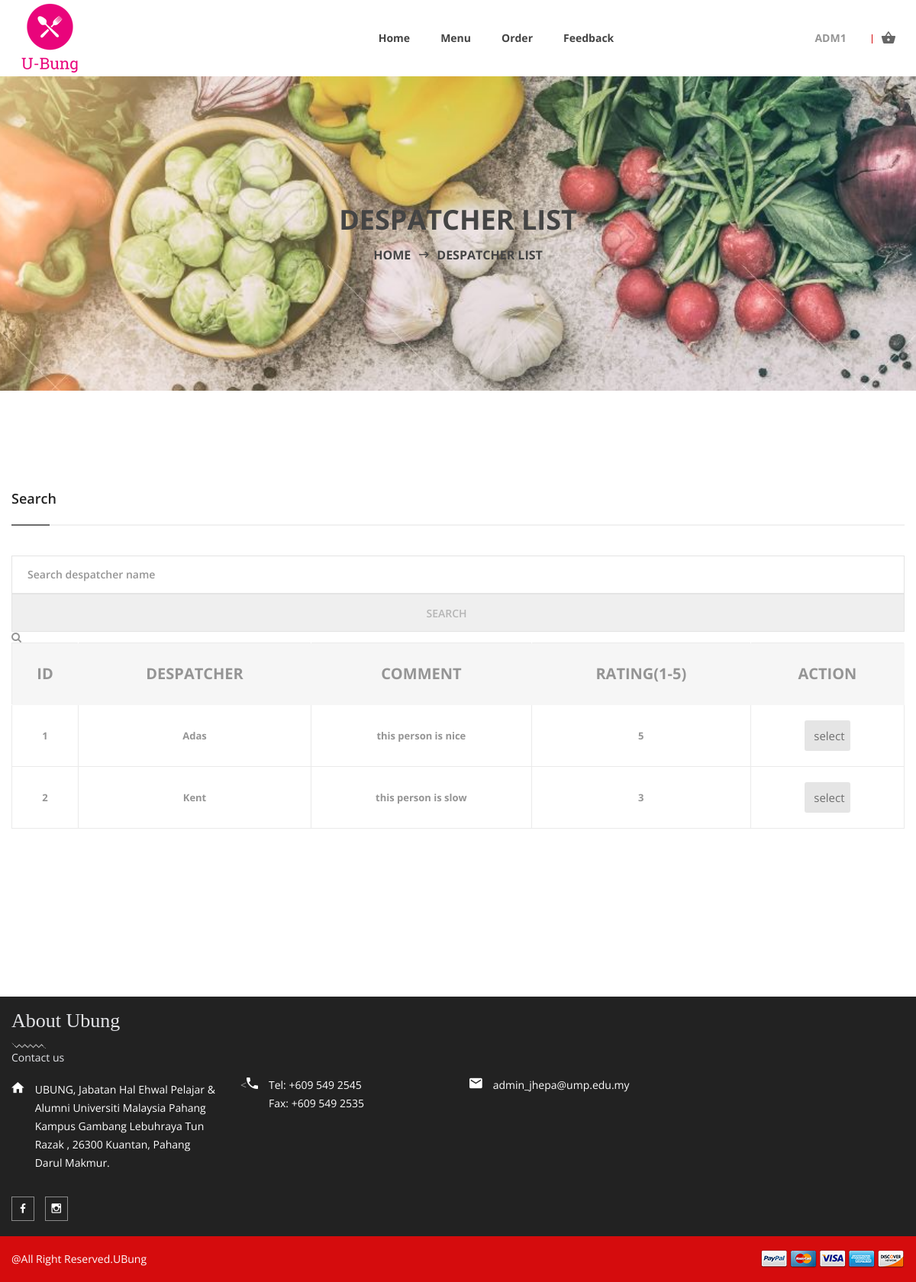
The page /despatcherlist.php (signed in) on the database its author committed.
### tables this page shows
CREATE TABLE `feedback` (
  `CustID` int(11) NOT NULL,
  `DespatcherID` int(11) NOT NULL,
  `Comment` varchar(200) NOT NULL,
  `Rating` int(11) NOT NULL
);

CREATE TABLE `despatcher` (
  `DespatcherID` int(11) NOT NULL,
  `DesName` varchar(100) NOT NULL,
  `Username` varchar(20) NOT NULL,
  `RegStatus` varchar(20) NOT NULL,
  `Vehicle` varchar(20) NOT NULL,
  `Password` varchar(20) NOT NULL
);

### despatcherlist.php (the view, shortened to what this page needs)
<?php
include "includes/session.php";
include "includes/head.php";
include "includes/header.php";
?>
<!DOCTYPE html>
<html>
<head>
</head>
<body>
  <div class="ht__bradcaump__area bg-image--18">
    <div class="ht__bradcaump__wrap d-flex align-items-center">
      <div class="container">
        <div class="row">
          <div class="col-lg-12 col-md-12 col-sm-12">
            <div class="bradcaump__inner text-center">
              <h2 class="bradcaump-title">despatcher list</h2>
              <nav class="bradcaump-inner">
                <a class="breadcrumb-item" href="index.php">Home</a>
                <span class="brd-separetor"><i class="zmdi zmdi-long-arrow-right"></i></span>
                <span class="breadcrumb-item active">despatcher list</span>
              </nav>
            </div>
          </div>
        </div>
      </div>
    </div>
    <div class="cart-main-area section-padding--lg bg--white">
      <div class="container">
        <div class="row">
          <div class="col-md-12 col-sm-12 ol-lg-12">
                            <div class="food__search">
                                <h4 class="side__title">Search</h4>
                                <div class="serch__box">
                                    <form method="POST" action="searchdespatcher.php">
                                        <input type="text" name="search" placeholder="Search despatcher name">
                                         <input type="submit" name="submit" value="SEARCH"><i class="fa fa-search"></i></input>
                                    </form>
                                </div>
                            </div>
              <div class="table-content table-responsive">
                <table  style="font-size: 20">
                  <thead>
                    <tr class="title-top">
                      <th class="product-name">ID</th>
                      <th class="product-quantity">Despatcher</th>
                      <th class="product-subtotal">Comment</th>
                      <th class="product-remove">Rating(1-5)</th>
                      <th class="product-remove">Action</th>
                    </tr>
                  </thead>
                  <tbody style="font-weight: bold;">
                    <?php
                    $query="SELECT * FROM despatcher JOIN feedback ON despatcher.DespatcherID=feedback.DespatcherID Group BY despatcher.DespatcherID";
                    $result = mysqli_query($conn,$query);
                    while($row = $result->fetch_assoc()){
                     ?>
                      <tr>
                      <td><?php echo $row["DespatcherID"]; ?> </td>
                      <td><?php echo $row["DesName"]; ?> </td>
                      <td><?php echo $row["Comment"]; ?> </td>
                      <td><?php echo $row["Rating"];?> </td>
                      <td><form method='post' action='selectdespatcher.php'>
                        <input type="submit" value="select">
                      </form>
                      </td>
                      </tr>
                      <?php }  ?>
                     </tbody>
                </table>
            </div>
         </div>
                </div>
                <div class="row">
                    <div class="col-lg-6 offset-lg-6" >
                        </div>
                      </div>
                    </div>
                  </div>
                </div>
<?php
    include 'includes/footer.php';
?>
</body>
</html>

### css/main.css (style rules this page uses)
.row { display: -webkit-box; display: -webkit-flex; display: -moz-box; display: -ms-flexbox; display: flex; -webkit-flex-wrap: wrap; -ms-flex-wrap: wrap; flex-wrap: wrap; }
html { -webkit-box-sizing: border-box; -moz-box-sizing: border-box; box-sizing: border-box; }
* { padding: 0; margin: 0; }
*, *:before, *:after { -webkit-box-sizing: inherit; -moz-box-sizing: inherit; box-sizing: inherit; }
body, h1, h2, h3, h4, h5, h6, blockquote, p, pre, dl, dd, ol, ul, figure, hr, fieldset, legend { margin: 0; padding: 0; }
table { border-collapse: collapse; border-spacing: 0; }
body { font-family: "Open Sans", "Arial", "Helvetica Neue", sans-serif; font-weight: 400; font-size: 14px; }
h1, h2, h3, h4, h5, h6 { font-weight: 400; }
h2 { font-size: 30px; }
h4 { font-size: 18px; }
input { outline: none; margin: 0; border: none; -webkit-box-shadow: none; -moz-box-shadow: none; box-shadow: none; width: 100%; font-size: 14px; font-family: inherit; }
table { width: 100%; }
th, td { font-weight: unset; padding-right: 10px; }

### rows shown on the page
feedback: DespatcherID "1", DespatcherID.DesName "Adas", Comment "this person is nice", Rating "5"
feedback: DespatcherID "2", DespatcherID.DesName "Kent", Comment "this person is slow", Rating "3"

### other values the page prints
$_SESSION['user'] "ADM1"
